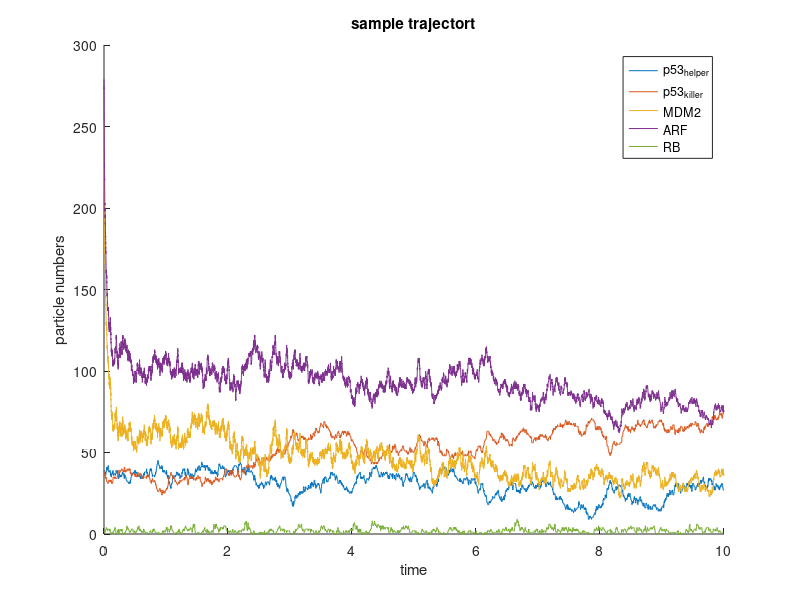

The MATLAB source for this figure:
%% Script for simulating p53 network %%%%%%%%%%%%%%%%%%%%%%%%%%%%%%%%%%%%%
% @author: Chao-Ming (Jeremy) Yen
% @model: p53...MDM2...ARF...E2F1...Rb
% @algorithm: Gillespie SSA
%%%%%%%%%%%%%%%%%%%%%%%%%%%%%%%%%%%%%%%%%%%%%%%%%%%%%%%%%%%%%%%%%%%%%%%%%%
clc
tic
fprintf('----------------------[Start Simulation]----------------------\n');

%% General Setting
M = 1;                                                                      % number of trials
Time_End = 10;                                                              % unit: ?   (end point of time line)  

%% Model parameters
% cell volume
V = 100;

% constant boundary
total_E2F1 = 1 * V;
total_RB = 2 * V;

% Initial Condition
init_p53helper = 0.39 * V;
init_p53killer = 0.39 * V;
init_MDM2 = 2.53 * V;
init_ARF = 2.79 * V;
init_ARF_MDM2 = 1.99 * V;
init_CycE = 3.83 * V; 
init_E2F1 = 0.9 * V;
init_RBp = 1.88 * V;
init_p21 = 1.32 * V;
init_p21_CycE = 1.25 * V;

init_RB_E2F1 = total_E2F1 - init_E2F1;
init_RB = total_RB - init_RBp - init_RB_E2F1;

% assumption
% -----------------------------------
const_DYRK2 = 1 * V;
const_PP = 1 * V;
k_byMDM2 = 1 / V;
% -----------------------------------

% [rate constants]
% ~~~~~~~~~~~~~~~~~~~~~~~~~~~~~~~~~~~~~~~~~~~~~~~~~~~~~~~~~~~~~~~~~~~~~~~~
% ~~~~~~~~~~~~~~~~~~~~~~~~~~~~~~~~~~~~~~~~~~~~~~~~~~~~~~~~~~~~~~~~~~~~~~~~
k_sp53 = 0.5 * V;
kp_dp53 = 0.1;
k_pp53 = 1;

% ### increase in virus B-pathway ###
% -----------------------------------
k_dpp53 = 0.5; 
k_dpp53_virus = 0.8;
% -----------------------------------

j_pp53 = 0.1 * V;
j_dpp53 = 0.1 * V;
kp_sMDM2 = 0.02 * V;
kpp_sMDM2 = 0.02;
kp_dMDM2 = 0.1;
k_asAM = 10 / V;
k_dsAM = 2;
kp_sARF = 0.01 * V;
kpp_sARF = 0.3;
k_dARF = 0.1;

kp_sE = 0.01 * V;
kpp_sE = 0.5;
k_dE = 0.12;
k_asp21E = 1 / V;
k_dsp21E = 10;
k_dp21 = 0.2;

k_asRE = 5 / V;

% ### increase in virus A-pathway ###
% -----------------------------------
k_dsRE = 1; 
k_dsRE_virus = 1.2;
% -----------------------------------

k_pRB = 1;
k_dpRB = 0.5;
j_pRB = 0.1 * V;
j_dpRB = 0.1 * V;

kp_sp21 = 0.03 * V;
kpp_sp21 = 0.3;
kppp_sp21 = 0.01;

% ~~~~~~~~~~~~~~~~~~~~~~~~~~~~~~~~~~~~~~~~~~~~~~~~~~~~~~~~~~~~~~~~~~~~~~~~
% ~~~~~~~~~~~~~~~~~~~~~~~~~~~~~~~~~~~~~~~~~~~~~~~~~~~~~~~~~~~~~~~~~~~~~~~~

%%  Preallocation 
[tg,ng] = deal(cell(1,M));                                           

dist_p53helper = zeros(1,M);
dist_p53killer = zeros(1,M);

n_p53helper = init_p53helper;
n_p53killer = init_p53killer;
n_MDM2 = init_MDM2;
n_ARF = init_ARF;
n_ARF_MDM2 = init_ARF_MDM2;
n_CycE = init_CycE;
n_E2F1 = init_E2F1;
n_RBp = init_RBp;
n_p21 = init_p21;
n_p21_CycE = init_p21_CycE;

n_RB_E2F1 = init_RB_E2F1;
n_RB = init_RB;  

%% State description 
% [state vector]
%-------------------------------------------
sVect = [n_p53helper;  ... 1
         n_p53killer;  ... 2
         n_MDM2;       ... 3
         n_ARF;        ... 4
         n_ARF_MDM2;   ... 5
         n_CycE;       ... 6
         n_E2F1;       ... 7
         n_RBp;        ... 8               
         n_p21;        ... 9
         n_p21_CycE;   ... 10
         n_RB_E2F1;    ... 11 
         n_RB];        ... 12 
%-------------------------------------------
N = length(sVect);

initialState = sVect; % store for future initialization

% Reaction channels(events) = columns of the state-change matrix    
% (1: p53helper) 
d_p53helper_born = zeros(N,1); 
d_p53helper_born(1) = 1;

d_p53helper_die = zeros(N,1);
d_p53helper_die(1) = -1;
    
% (2: p53killer)
d_p53killer_die = zeros(N,1);
d_p53killer_die(2) = -1;

d_p53killer_DYRK2 = zeros(N,1);
d_p53killer_DYRK2(1) = -1;
d_p53killer_DYRK2(2) = 1;

d_p53killer_PP = zeros(N,1);
d_p53killer_PP(1) = 1;
d_p53killer_PP(2) = -1;

% (3: MDM2)
d_MDM2_born = zeros(N,1);
d_MDM2_born(3) = 1;

d_MDM2_die = zeros(N,1);
d_MDM2_die(3) = -1;

% (4: ARF)
d_ARF_born = zeros(N,1);
d_ARF_born(5) = 1;

d_ARF_die = zeros(N,1);
d_ARF_die(5) = -1;

% (5: ARF/MDM2)
d_ARF_MDM2_asso = zeros(N,1);
d_ARF_MDM2_asso(3) = -1;
d_ARF_MDM2_asso(4) = -1;
d_ARF_MDM2_asso(5) = 1;

d_ARF_MDM2_disso = zeros(N,1);
d_ARF_MDM2_disso(3) = 1;
d_ARF_MDM2_disso(4) = 1;
d_ARF_MDM2_disso(5) = -1;

d_ARF_MDM2die = zeros(N,1);
d_ARF_MDM2die(3) = -1;
d_ARF_MDM2die(4) = 1;
d_ARF_MDM2die(5) = -1;

d_ARFdie_MDM2 = zeros(N,1);
d_ARFdie_MDM2(3) = 1;
d_ARFdie_MDM2(4) = -1;
d_ARFdie_MDM2(5) = -1;

% (6: CycE)
d_CycE_born = zeros(N,1);
d_CycE_born(6) = 1;

d_CycE_die = zeros(N,1);
d_CycE_die(6) = -1;

% (7: E2F1)
d_RB_E2F1_asso = zeros(N,1);
d_RB_E2F1_asso(7) = -1;
d_RB_E2F1_asso(11) = 1;
d_RB_E2F1_asso(12) = -1;

d_RB_E2F1_disso = zeros(N,1);
d_RB_E2F1_disso(7) = 1;
d_RB_E2F1_asso(11) = -1;
d_RB_E2F1_asso(12) = 1;

% (8: RBp)
d_RB_PP = zeros(N, 1);
d_RB_PP(8) = 1;
d_RB_PP(12) = -1;

d_RBp_dPP = zeros(N,1);
d_RBp_dPP(8) = -1;
d_RBp_dPP(12) = 1;

% (9: p21)
d_p21_born = zeros(N,1);
d_p21_born(9) = 1;

d_p21_die = zeros(N,1);
d_p21_die(9) = -1;

% (10: p21/CycE)
d_p21_CycE_asso = zeros(N,1);
d_p21_CycE_asso(6) = -1;
d_p21_CycE_asso(9) = -1;
d_p21_CycE_asso(10) = 1;

d_p21_CycE_disso = zeros(N,1);
d_p21_CycE_disso(6) = 1;
d_p21_CycE_disso(9) = 1;
d_p21_CycE_disso(10) = -1;

d_p21die_CycE = zeros(N,1);
d_p21die_CycE(6) = 1;
d_p21die_CycE(9) = -1;
d_p21die_CycE(10) = -1;

d_p21_CycEdie = zeros(N,1);
d_p21_CycEdie(6) = -1;
d_p21_CycEdie(9) = 1;
d_p21_CycEdie(10) = -1;

% [11: RB/E2F1]
% N/A

% [12: RB]
% N/A

% State-change matrix
D = [d_p53helper_born, ...1
     d_p53helper_die, ...2                               
     d_p53killer_die, ...3 
     d_p53killer_DYRK2, ...4 
     d_p53killer_PP, ...5              
     d_MDM2_born, ...6 
     d_MDM2_die, ...7                                         
     d_ARF_born, ...8 
     d_ARF_die, ...9                                           
     d_ARF_MDM2_asso, ...10 
     d_ARF_MDM2_disso, ...11 
     d_ARF_MDM2die, ...12 
     d_ARFdie_MDM2, ...13 
     d_CycE_born, ...14 
     d_CycE_die, ...15                                         
     d_RB_E2F1_asso, ...16 
     d_RB_E2F1_disso, ...17                                 
     d_RB_PP, ...18 
     d_RBp_dPP, ...19                                              
     d_p21_born, ...20 
     d_p21_die, ...21                                           
     d_p21_CycE_asso, ...22 
     d_p21_CycE_disso, ...23 
     d_p21die_CycE, ...24 
     d_p21_CycEdie]; % 25 
    

%% Operating Center
for i = 1:M
    
    % [Initialization]
    t = 0;                                                                  % starting time     
    sVect = initialState;    
        
    tg{i} = [];                                                             % for recording time
    ng{i} = [];                                                             % for recording particle number
    
    % [Gillespie SSA]
    % ====================================================================
    while t < Time_End                                                      % [Loop] Gillespie main framework        
        % stochastic sampling
        r1 = rand;                                                          % 1st dice: U(0,1)       
        r2 = rand;                                                          % 2nd dice: U(0,1)

        % update propensity matrix                
        a_matrix = [k_sp53, ...1
                   (kp_dp53 + k_byMDM2 * sVect(3)) * sVect(1), ...2
                   (kp_dp53 + k_byMDM2 * sVect(3)) * sVect(2), ...3
                    k_pp53 * const_DYRK2 * sVect(1) / (j_pp53 + sVect(1)), ...4
                    k_dpp53 * const_PP * sVect(2) / (j_dpp53 + sVect(2)), ...5
                    kp_sMDM2 + kpp_sMDM2 * (sVect(1) + sVect(2)), ...6
                    kp_dMDM2 * sVect(3), ...7
                    kp_sARF + kpp_sARF*sVect(7), ...8
                    k_dARF * sVect(4), ...9
                    k_asAM * sVect(4) * sVect(3), ...10
                    k_dsAM * sVect(5), ...11
                    kp_dMDM2 * sVect(5), ...12
                    k_dARF * sVect(5), ...13
                    kp_sE + kpp_sE * sVect(7), ...14
                    k_dE * sVect(6), ...15
                    k_asRE * sVect(12) * sVect(7), ...16
                    k_dsRE * sVect(11), ...17
                    k_pRB * sVect(6) * sVect(12) / (j_pRB + sVect(12)), ...18
                    k_dpRB * const_PP * sVect(8) / (j_dpRB + sVect(8)), ...19
                    kp_sp21 + kpp_sp21 * sVect(1) + kppp_sp21 * sVect(2), ...20
                    k_dp21 * sVect(9), ...21
                    k_asp21E * sVect(9) * sVect(6), ...22
                    k_dsp21E * sVect(10), ...23
                    k_dE * sVect(10), ...24
                    k_dp21 * sVect(10)]; % 25                    
               

        % [Time & State tracing]
        tg{i} = [tg{i} t];                                                            
        ng{i} = [ng{i} sVect];

        % [Gillespie]
        astr = sum(a_matrix);
        if ~astr 
            disp('bad a_matrix');
            break
        end
        tau = (log(1/r1))/astr;
        u = find(cumsum(a_matrix)>=astr*r2, 1);
        t = t + tau;                                                        % updating time

        % [Update current state]        
        sVect = sVect + D(:,u);

        % [Negative value filters]
        sVect(sVect < 0) = 0;
        
        disp(t);
    end                                                                     % [End] Gillespie main framework
    % ====================================================================
    
    % [update waitbar]
    fprintf('progress: %d %% \r', 100*i/M);

end                                                                         % [End] of one trial 

%% Plot panel
% [Sample trajectory]
% select target to be included in the plot
% ----------------------------------------  
selectVect = [1 2 3 4 12]; 
% ----------------------------------------  
legendDict = {'p53_h_e_l_p_e_r', ...1
              'p53_k_i_l_l_e_r', ...2
              'MDM2',            ...3
              'ARF',             ...4
              'ARF/MDM2',        ...5
              'CycE',            ...6
              'E2F1',            ...7
              'RB_p',            ...8
              'p21',             ...9
              'p21/CycE',        ...10
              'RB/E2F1',         ...11
              'RB',              ...12
              };

legends = cell(length(selectVect), 1);

figure; hold on
for p = 1 : length(selectVect)
    stairs(tg{1},ng{1}(selectVect(p),:));
    legends{p} = legendDict{selectVect(p)};
end

hold off
title('sample trajectort');
xlabel('time');
ylabel('particle numbers');
legend(legends);

%% Miscellaneous
fprintf('-----------------------[End Simulation]-----------------------\n')
toc
